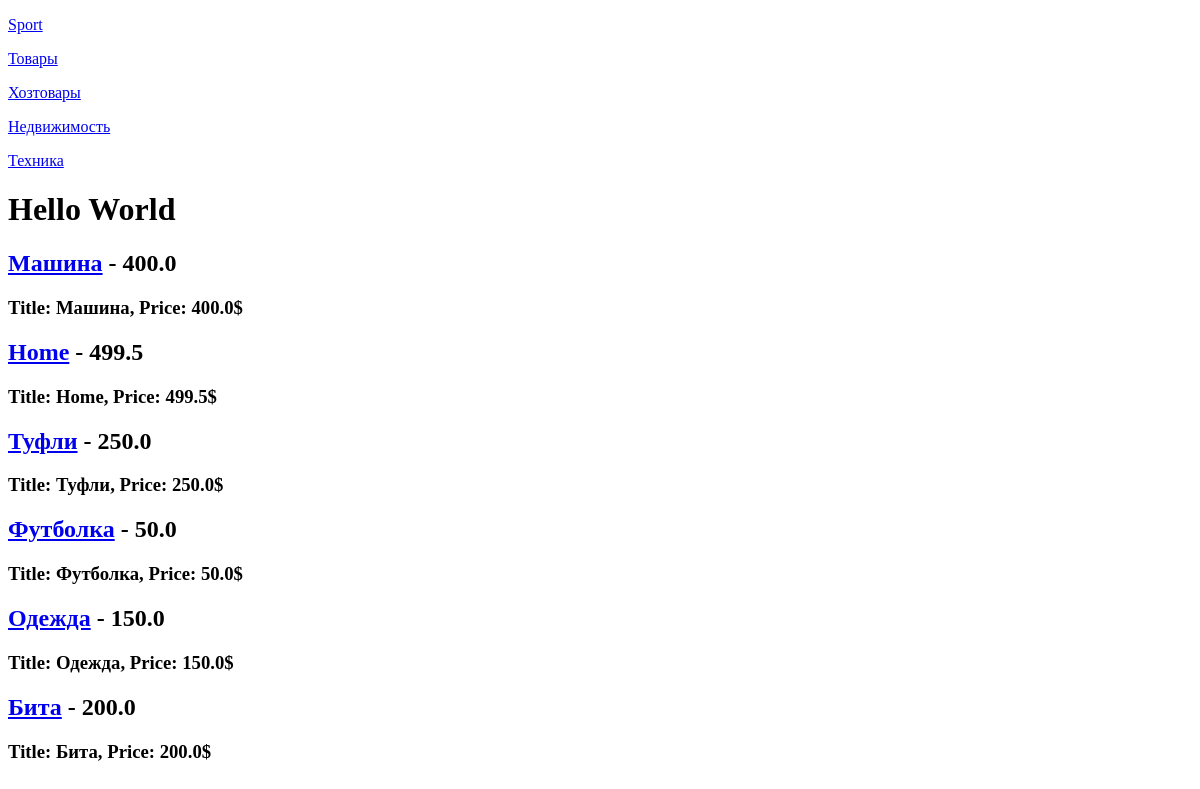
Page /app/html/ on the earlier database version.
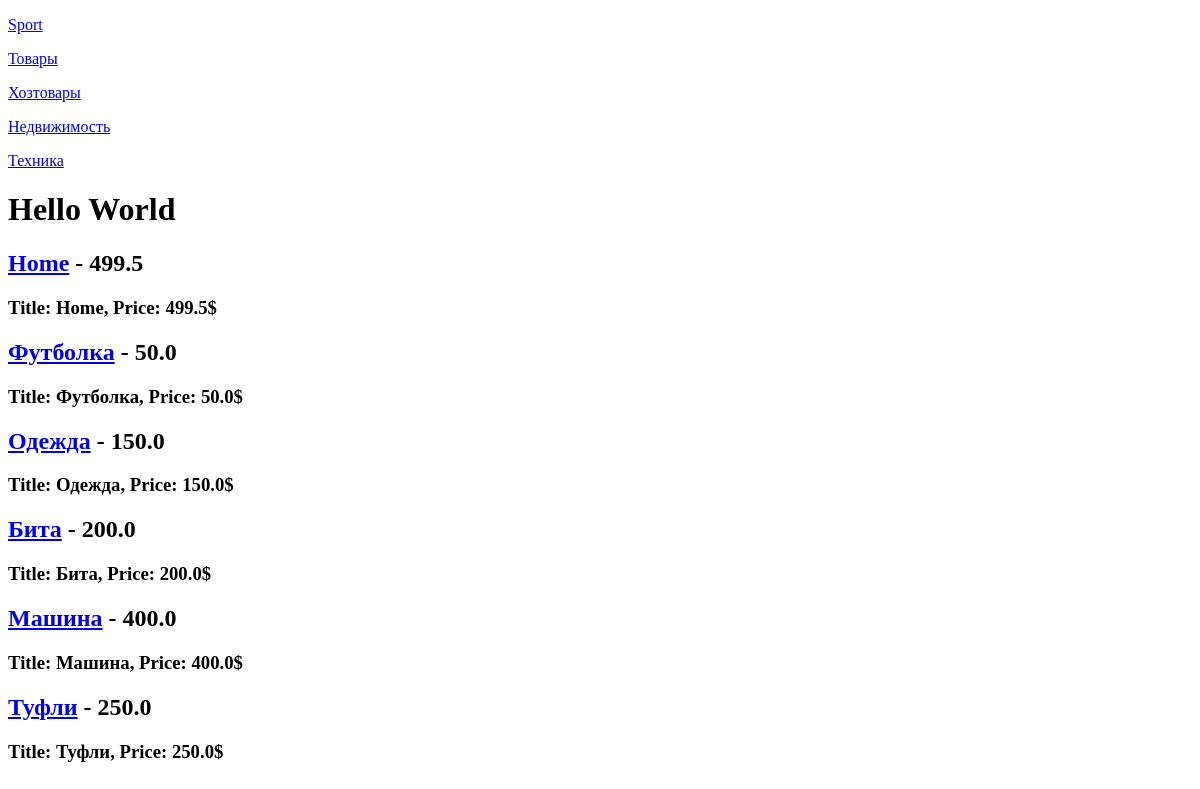
Same page on the later database version.
### app/models.py (models this page shows, shortened)
class Rubric(models.Model):
    name = models.CharField(max_length=100)
    def get_absolute_url(self):
        return f"/app/rubric/{self.pk}/"

class Bb(models.Model):
    rubric = models.ForeignKey(Rubric, on_delete=models.CASCADE)
    title = models.CharField(max_length=100, verbose_name="Заголовок", validators=[RegexValidator("^.{4,}$")])
    price = models.FloatField(blank=True, null=True, verbose_name="Цена", validators=[MinMaxValueValidator(0, 1000)])
    content = models.TextField(blank=True, null=True, verbose_name="Контент", validators=[MaxLengthValidator(100)])
    published = models.DateTimeField(null=True, blank=True, verbose_name="Дата", )
    def get_absolute_url(self):
        return f"/app/bb/{self.pk}/"
    def title_and_price(self):
        if self.price:
            return f"Title: {self.title}, Price: {self.price}$"
        else:
            return f"Title: {self.title}$"
    class Meta:
        verbose_name_plural = "Объявления"
        verbose_name = "Объявление"
        ordering = ["-published"]

### app/views.py (the view)
# urls.py: path('html/', index_html, name='index_html'),
def index_html(request):
    bbs = Bb.objects.all()
    rubrics = Rubric.objects.all()
    context = {"bbs": bbs, "rubrics": rubrics}
    return render(request, 'index.html', context)

### templates/index.html (shortened to what this page needs)
<!DOCTYPE html>
<html lang="en">
<head>
</head>
<body>
{% for rub in rubrics %}
<p><a href="{{ rub.get_absolute_url }}">
    {{ rub.name}}</a></p>
{% endfor %}
<h1>Hello World</h1>
{% for b in bbs %}
<h2><a href="{{ b.get_absolute_url }}">{{ b.title }}</a> - {{b.price}}</h2>
<h3>{{b.title_and_price}}</h3>
{% endfor %}
</body>
</html>

Differences in the rows shown:
changed Bb "Машина": moves down the list
changed Bb "Туфли": moves down the list
